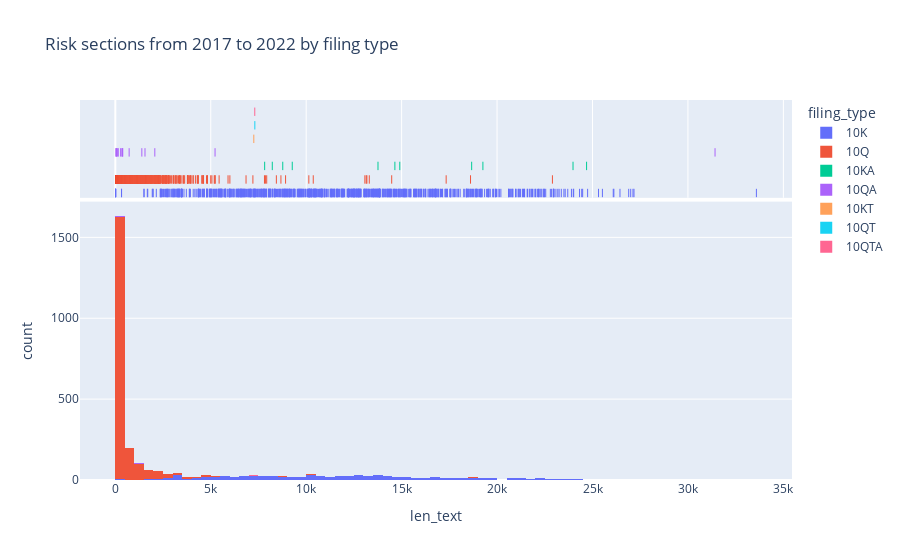

Notebook source saved alongside this figure:
### Code cell
fig = px.histogram(df.loc[df['section_type'] == 'risk'], x="len_text", color="filing_type", marginal="rug",
                   hover_data=df.columns, title="Risk sections from 2017 to 2022 by filing type")
fig.show()

### Figure 1 — Plotly figure (JSON) as saved in the notebook; plotly's stock layout.template omitted (floating-point values rounded to 4 significant figures; data arrays with more than 128 entries replaced by an {"elided": "..."} marker saying what was removed)
{"data": [{"alignmentgroup": "True", "bingroup": "x", "hovertemplate": "filing_type=10K<br>len_text=%{x}<br>count=%{y}<extra></extra>", "legendgroup": "10K", "marker": {"color": "#636efa", "pattern": {"shape": ""}}, "name": "10K", "offsetgroup": "10K", "orientation": "v", "showlegend": true, "type": "histogram", "x": {"elided": "774 int values"}, "xaxis": "x", "yaxis": "y"}, {"alignmentgroup": "True", "boxpoints": "all", "customdata": {"elided": "774x5 mixed values"}, "fillcolor": "rgba(255,255,255,0)", "hoveron": "points", "hovertemplate": "filing_type=%{customdata[4]}<br>len_text=%{x}<br>section_type=%{customdata[0]}<br>cik=%{customdata[1]}<br>year=%{customdata[2]}<br>q=%{customdata[3]}<extra></extra>", "jitter": 0, "legendgroup": "10K", "line": {"color": "rgba(255,255,255,0)"}, "marker": {"color": "#636efa", "symbol": "line-ns-open"}, "name": "10K", "offsetgroup": "10K", "showlegend": false, "type": "box", "x": {"elided": "774 int values"}, "xaxis": "x2", "yaxis": "y2"}, {"alignmentgroup": "True", "bingroup": "x", "hovertemplate": "filing_type=10Q<br>len_text=%{x}<br>count=%{y}<extra></extra>", "legendgroup": "10Q", "marker": {"color": "#EF553B", "pattern": {"shape": ""}}, "name": "10Q", "offsetgroup": "10Q", "orientation": "v", "showlegend": true, "type": "histogram", "x": {"elided": "2115 int values"}, "xaxis": "x", "yaxis": "y"}, {"alignmentgroup": "True", "boxpoints": "all", "customdata": {"elided": "2115x5 mixed values"}, "fillcolor": "rgba(255,255,255,0)", "hoveron": "points", "hovertemplate": "filing_type=%{customdata[4]}<br>len_text=%{x}<br>section_type=%{customdata[0]}<br>cik=%{customdata[1]}<br>year=%{customdata[2]}<br>q=%{customdata[3]}<extra></extra>", "jitter": 0, "legendgroup": "10Q", "line": {"color": "rgba(255,255,255,0)"}, "marker": {"color": "#EF553B", "symbol": "line-ns-open"}, "name": "10Q", "offsetgroup": "10Q", "showlegend": false, "type": "box", "x": {"elided": "2115 int values"}, "xaxis": "x2", "yaxis": "y2"}, {"alignmentgroup": "True", "bingroup": "x", "hovertemplate": "filing_type=10KA<br>len_text=%{x}<br>count=%{y}<extra></extra>", "legendgroup": "10KA", "marker": {"color": "#00cc96", "pattern": {"shape": ""}}, "name": "10KA", "offsetgroup": "10KA", "orientation": "v", "showlegend": true, "type": "histogram", "x": [13762, 14647, 9270, 18669, 8772, 14904, 8224, 7825, 19258, 24690, 23980], "xaxis": "x", "yaxis": "y"}, {"alignmentgroup": "True", "boxpoints": "all", "customdata": [["risk", 1389050, 2017, 1, "10KA"], ["risk", 1064728, 2017, 3, "10KA"], ["risk", 858470, 2018, 1, "10KA"], ["risk", 1694426, 2019, 2, "10KA"], ["risk", 1599617, 2017, 1, "10KA"], ["risk", 1703785, 2021, 2, "10KA"], ["risk", 928054, 2020, 1, "10KA"], ["risk", 1600422, 2019, 3, "10KA"], ["risk", 1697500, 2019, 3, "10KA"], ["risk", 1712189, 2021, 2, "10KA"], ["risk", 1670349, 2021, 2, "10KA"]], "fillcolor": "rgba(255,255,255,0)", "hoveron": "points", "hovertemplate": "filing_type=%{customdata[4]}<br>len_text=%{x}<br>section_type=%{customdata[0]}<br>cik=%{customdata[1]}<br>year=%{customdata[2]}<br>q=%{customdata[3]}<extra></extra>", "jitter": 0, "legendgroup": "10KA", "line": {"color": "rgba(255,255,255,0)"}, "marker": {"color": "#00cc96", "symbol": "line-ns-open"}, "name": "10KA", "offsetgroup": "10KA", "showlegend": false, "type": "box", "x": [13762, 14647, 9270, 18669, 8772, 14904, 8224, 7825, 19258, 24690, 23980], "xaxis": "x2", "yaxis": "y2"}, {"alignmentgroup": "True", "bingroup": "x", "hovertemplate": "filing_type=10QA<br>len_text=%{x}<br>count=%{y}<extra></extra>", "legendgroup": "10QA", "marker": {"color": "#ab63fa", "pattern": {"shape": ""}}, "name": "10QA", "offsetgroup": "10QA", "orientation": "v", "showlegend": true, "type": "histogram", "x": [5226, 346, 31420, 369, 153, 2070, 50, 390, 725, 31, 1389, 1555, 123, 61, 279], "xaxis": "x", "yaxis": "y"}, {"alignmentgroup": "True", "boxpoints": "all", "customdata": [["risk", 1309082, 2020, 4, "10QA"], ["risk", 1587246, 2020, 2, "10QA"], ["risk", 1681459, 2017, 3, "10QA"], ["risk", 874499, 2020, 1, "10QA"], ["risk", 1273441, 2021, 4, "10QA"], ["risk", 1528129, 2020, 3, "10QA"], ["risk", 1171486, 2019, 2, "10QA"], ["risk", 319654, 2020, 3, "10QA"], ["risk", 315131, 2020, 3, "10QA"], ["risk", 56868, 2020, 3, "10QA"], ["risk", 1600422, 2019, 3, "10QA"], ["risk", 1362705, 2021, 4, "10QA"], ["risk", 1697500, 2019, 3, "10QA"], ["risk", 1437491, 2019, 4, "10QA"], ["risk", 1437491, 2020, 3, "10QA"]], "fillcolor": "rgba(255,255,255,0)", "hoveron": "points", "hovertemplate": "filing_type=%{customdata[4]}<br>len_text=%{x}<br>section_type=%{customdata[0]}<br>cik=%{customdata[1]}<br>year=%{customdata[2]}<br>q=%{customdata[3]}<extra></extra>", "jitter": 0, "legendgroup": "10QA", "line": {"color": "rgba(255,255,255,0)"}, "marker": {"color": "#ab63fa", "symbol": "line-ns-open"}, "name": "10QA", "offsetgroup": "10QA", "showlegend": false, "type": "box", "x": [5226, 346, 31420, 369, 153, 2070, 50, 390, 725, 31, 1389, 1555, 123, 61, 279], "xaxis": "x2", "yaxis": "y2"}, {"alignmentgroup": "True", "bingroup": "x", "hovertemplate": "filing_type=10KT<br>len_text=%{x}<br>count=%{y}<extra></extra>", "legendgroup": "10KT", "marker": {"color": "#FFA15A", "pattern": {"shape": ""}}, "name": "10KT", "offsetgroup": "10KT", "orientation": "v", "showlegend": true, "type": "histogram", "x": [7256], "xaxis": "x", "yaxis": "y"}, {"alignmentgroup": "True", "boxpoints": "all", "customdata": [["risk", 1289636, 2017, 1, "10KT"]], "fillcolor": "rgba(255,255,255,0)", "hoveron": "points", "hovertemplate": "filing_type=%{customdata[4]}<br>len_text=%{x}<br>section_type=%{customdata[0]}<br>cik=%{customdata[1]}<br>year=%{customdata[2]}<br>q=%{customdata[3]}<extra></extra>", "jitter": 0, "legendgroup": "10KT", "line": {"color": "rgba(255,255,255,0)"}, "marker": {"color": "#FFA15A", "symbol": "line-ns-open"}, "name": "10KT", "offsetgroup": "10KT", "showlegend": false, "type": "box", "x": [7256], "xaxis": "x2", "yaxis": "y2"}, {"alignmentgroup": "True", "bingroup": "x", "hovertemplate": "filing_type=10QT<br>len_text=%{x}<br>count=%{y}<extra></extra>", "legendgroup": "10QT", "marker": {"color": "#19d3f3", "pattern": {"shape": ""}}, "name": "10QT", "offsetgroup": "10QT", "orientation": "v", "showlegend": true, "type": "histogram", "x": [7310], "xaxis": "x", "yaxis": "y"}, {"alignmentgroup": "True", "boxpoints": "all", "customdata": [["risk", 1437491, 2017, 2, "10QT"]], "fillcolor": "rgba(255,255,255,0)", "hoveron": "points", "hovertemplate": "filing_type=%{customdata[4]}<br>len_text=%{x}<br>section_type=%{customdata[0]}<br>cik=%{customdata[1]}<br>year=%{customdata[2]}<br>q=%{customdata[3]}<extra></extra>", "jitter": 0, "legendgroup": "10QT", "line": {"color": "rgba(255,255,255,0)"}, "marker": {"color": "#19d3f3", "symbol": "line-ns-open"}, "name": "10QT", "offsetgroup": "10QT", "showlegend": false, "type": "box", "x": [7310], "xaxis": "x2", "yaxis": "y2"}, {"alignmentgroup": "True", "bingroup": "x", "hovertemplate": "filing_type=10QTA<br>len_text=%{x}<br>count=%{y}<extra></extra>", "legendgroup": "10QTA", "marker": {"color": "#FF6692", "pattern": {"shape": ""}}, "name": "10QTA", "offsetgroup": "10QTA", "orientation": "v", "showlegend": true, "type": "histogram", "x": [7307], "xaxis": "x", "yaxis": "y"}, {"alignmentgroup": "True", "boxpoints": "all", "customdata": [["risk", 1437491, 2017, 2, "10QTA"]], "fillcolor": "rgba(255,255,255,0)", "hoveron": "points", "hovertemplate": "filing_type=%{customdata[4]}<br>len_text=%{x}<br>section_type=%{customdata[0]}<br>cik=%{customdata[1]}<br>year=%{customdata[2]}<br>q=%{customdata[3]}<extra></extra>", "jitter": 0, "legendgroup": "10QTA", "line": {"color": "rgba(255,255,255,0)"}, "marker": {"color": "#FF6692", "symbol": "line-ns-open"}, "name": "10QTA", "offsetgroup": "10QTA", "showlegend": false, "type": "box", "x": [7307], "xaxis": "x2", "yaxis": "y2"}], "layout": {"barmode": "relative", "legend": {"title": {"text": "filing_type"}, "tracegroupgap": 0}, "title": {"text": "Risk sections from 2017 to 2022 by filing type"}, "xaxis": {"anchor": "y", "domain": [0, 1], "title": {"text": "len_text"}}, "xaxis2": {"anchor": "y2", "domain": [0, 1], "matches": "x", "showgrid": true, "showticklabels": false}, "yaxis": {"anchor": "x", "domain": [0, 0.7326], "title": {"text": "count"}}, "yaxis2": {"anchor": "x2", "domain": [0.7426, 1], "matches": "y2", "showgrid": false, "showline": false, "showticklabels": false, "ticks": ""}}}
